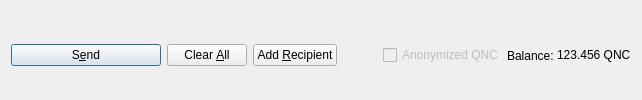
         <widget class="QFrame" name="frame_Send">
          <layout class="QHBoxLayout" name="horizontalLayout">
           <property name="bottomMargin">
            <number>0</number>
           </property>
           <item>
            <widget class="QPushButton" name="sendButton">
             <property name="minimumSize">
              <size>
               <width>150</width>
               <height>0</height>
              </size>
             </property>
             <property name="toolTip">
              <string>Confirm the send action</string>
             </property>
             <property name="text">
              <string>S&amp;end</string>
             </property>
             <property name="icon">
              <iconset resource="../qnodecoin.qrc">
               <normaloff>:/icons/send</normaloff>:/icons/send</iconset>
             </property>
             <property name="autoDefault">
              <bool>false</bool>
             </property>
             <property name="default">
              <bool>true</bool>
             </property>
            </widget>
           </item>
           <item>
            <widget class="QPushButton" name="clearButton">
             <property name="sizePolicy">
              <sizepolicy hsizetype="Minimum" vsizetype="Fixed">
               <horstretch>0</horstretch>
               <verstretch>0</verstretch>
              </sizepolicy>
             </property>
             <property name="toolTip">
              <string>Clear all fields of the form.</string>
             </property>
             <property name="text">
              <string>Clear &amp;All</string>
             </property>
             <property name="icon">
              <iconset resource="../qnodecoin.qrc">
               <normaloff>:/icons/remove</normaloff>:/icons/remove</iconset>
             </property>
             <property name="autoDefault">
              <bool>false</bool>
             </property>
            </widget>
           </item>
           <item>
            <widget class="QPushButton" name="addButton">
             <property name="toolTip">
              <string>Send to multiple recipients at once</string>
             </property>
             <property name="text">
              <string>Add &amp;Recipient</string>
             </property>
             <property name="icon">
              <iconset resource="../qnodecoin.qrc">
               <normaloff>:/icons/add</normaloff>:/icons/add</iconset>
             </property>
             <property name="autoDefault">
              <bool>false</bool>
             </property>
            </widget>
           </item>
           <item>
            <spacer name="horizontalSpacer">
             <property name="orientation">
              <enum>Qt::Horizontal</enum>
             </property>
             <property name="sizeHint" stdset="0">
              <size>
               <width>40</width>
               <height>20</height>
              </size>
             </property>
            </spacer>
           </item>
           <item>
            <layout class="QHBoxLayout" name="horizontalLayout_2">
             <property name="spacing">
              <number>3</number>
             </property>
             <item>
              <widget class="QCheckBox" name="checkzQNC">
               <property name="enabled">
                <bool>false</bool>
               </property>
               <property name="text">
                <string>Anonymized QNC</string>
               </property>
              </widget>
             </item>
             <item>
              <widget class="QLabel" name="label">
               <property name="text">
                <string>Balance:</string>
               </property>
              </widget>
             </item>
             <item>
              <widget class="QLabel" name="labelBalance">
               <property name="sizePolicy">
                <sizepolicy hsizetype="Preferred" vsizetype="Fixed">
                 <horstretch>0</horstretch>
                 <verstretch>0</verstretch>
                </sizepolicy>
               </property>
               <property name="cursor">
                <cursorShape>IBeamCursor</cursorShape>
               </property>
               <property name="text">
                <string notr="true">123.456 QNC</string>
               </property>
               <property name="textInteractionFlags">
                <set>Qt::LinksAccessibleByMouse|Qt::TextSelectableByKeyboard|Qt::TextSelectableByMouse</set>
               </property>
              </widget>
             </item>
            </layout>
           </item>
          </layout>
         </widget>
